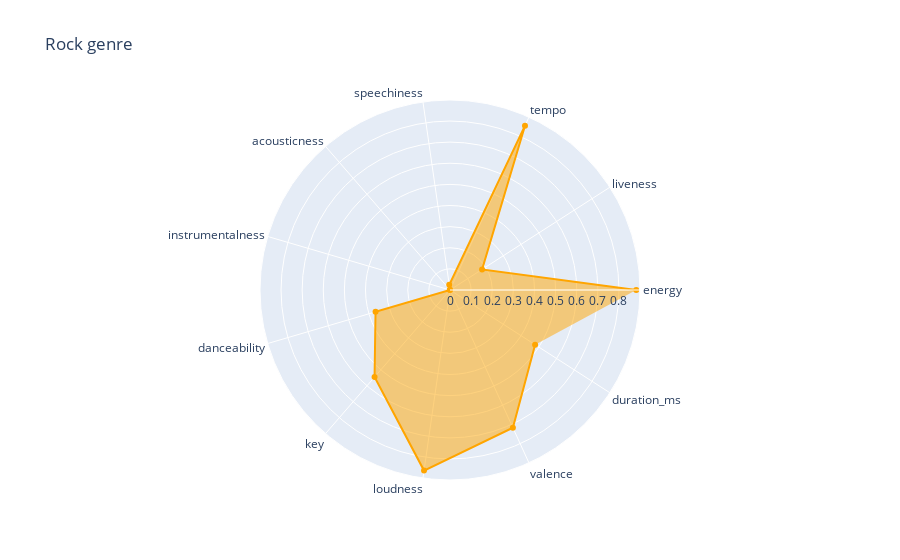

Notebook code for this chart:
### Code cell
#rock
plt_radar(df_rock,'Rock genre')

### Figure 1 — Plotly figure (JSON) as saved in the notebook; plotly's stock layout.template omitted (floating-point values rounded to 4 significant figures)
{"data": [{"fill": "toself", "line": {"color": "orange"}, "r": [0.8819, 0.1806, 0.8547, 0.02486, 0.001143, 0, 0.3674, 0.5455, 0.8639, 0.7167, 0.479], "theta": ["energy", "liveness", "tempo", "speechiness", "acousticness", "instrumentalness", "danceability", "key", "loudness", "valence", "duration_ms"], "type": "scatterpolar"}], "layout": {"polar": {"radialaxis": {"visible": true}}, "showlegend": false, "title": {"text": "Rock genre"}}}
